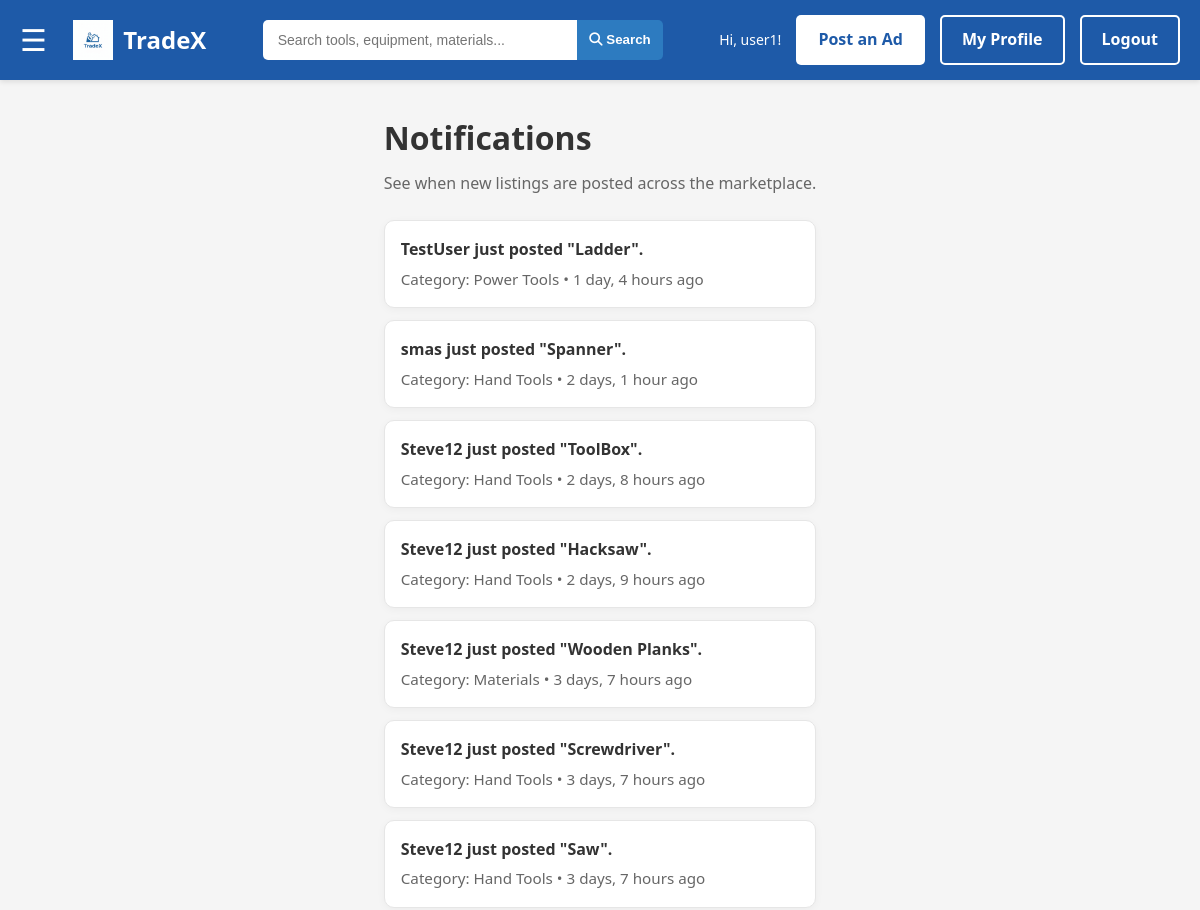
/notifications/ (signed in, upper part), run on an earlier commit of the app's database.
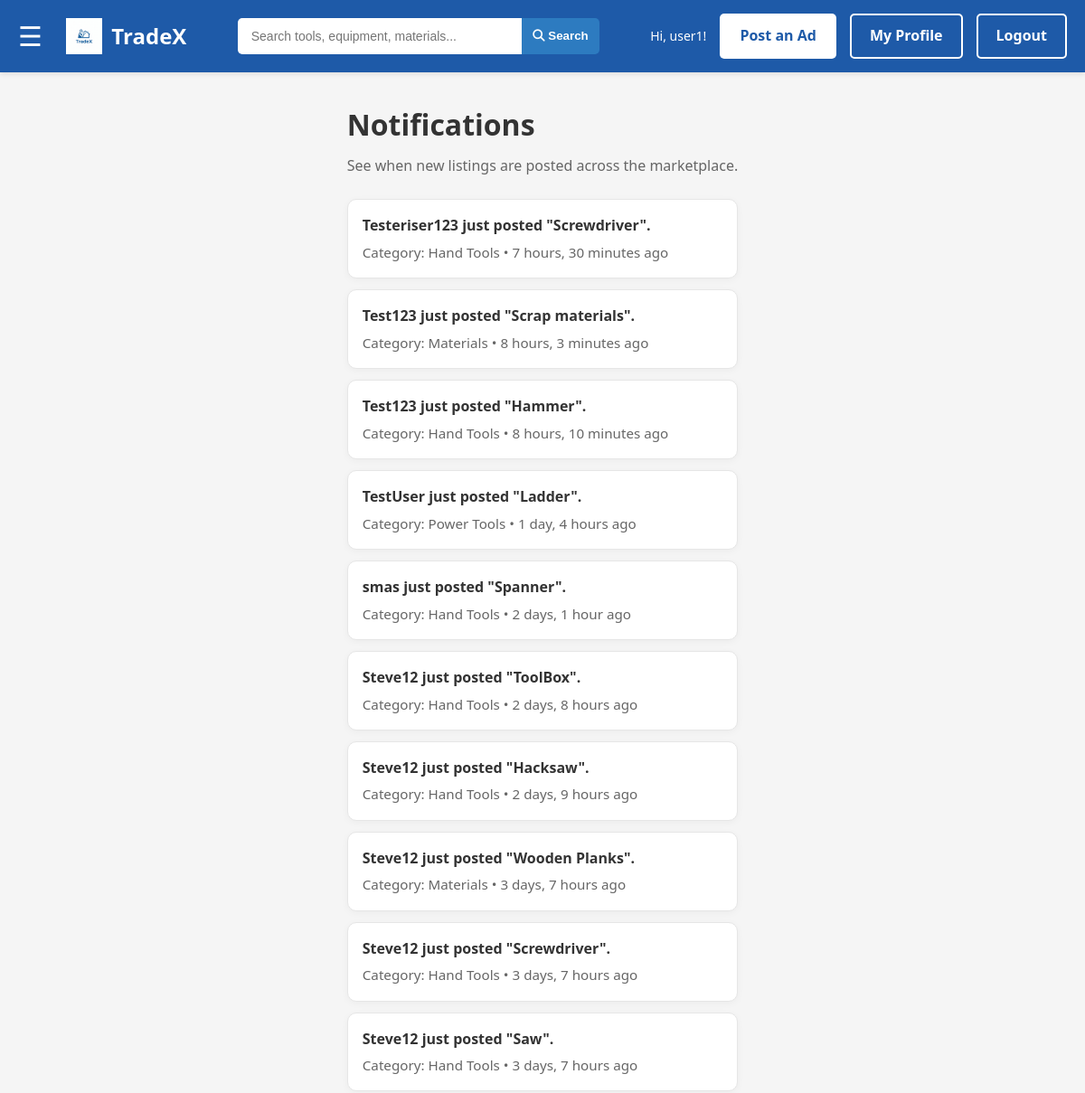
And on a later commit of the database.
### myapp/models.py (models this page shows, shortened)
class User(models.Model):
    username = models.CharField(max_length=50, unique=True)
    email = models.EmailField(unique=True)
    password_hash = models.CharField(max_length=255)
    profile_photo = models.ImageField(upload_to="profiles/", null=True, blank=True)
    credits_balance = models.IntegerField(default=0)
    created_at = models.DateTimeField(auto_now_add=True)

class Listing(models.Model):
    title = models.CharField(max_length=50)
    description = models.CharField(max_length=200)
    price = models.DecimalField(max_digits=20, decimal_places=2)
    createdDate = models.DateTimeField(auto_now_add=True)
    user = models.ForeignKey(User, on_delete=models.CASCADE)
    creditAccount = models.ForeignKey(CreditAccount, on_delete=models.CASCADE)
    location = models.ForeignKey(Location, on_delete=models.CASCADE)
    category = models.ForeignKey('Category', on_delete=models.CASCADE)
    condition = models.CharField(max_length=10, choices=MaterialCondition.choices)
    status = models.CharField(max_length=10, choices=ListingStatus.choices)
    credit_awarded_on_sale = models.BooleanField(default=False)

class Category(models.Model):
    name = models.CharField(max_length=100)

### myapp/views.py (the view)
# urls.py: path("notifications/", views.notifications, name="notifications"),
def notifications(request):
    profile_user = _get_profile_user(request)
    if not profile_user:
        return redirect("login")
    recent_listings = (
        Listing.objects.select_related("user", "category")
        .order_by("-createdDate")[:50]
    )
    notifications_feed = []
    for listing in recent_listings:
        notifications_feed.append(
            {
                "listing_id": listing.id,
                "title": listing.title,
                "seller": listing.user.username,
                "category": listing.category.name,
                "created_at": listing.createdDate,
                "is_own_listing": listing.user_id == profile_user.id,
            }
        )
    return render(
        request,
        "profile/notifications.html",
        {**get_nav_context(request), "notifications": notifications_feed},
    )

### myapp/views.py (called while the page is built)
def _get_profile_user(request):
    user_id = request.session.get("user_id")
    profile_user = None
    if user_id:
        profile_user = User.objects.filter(id=user_id).first()
    if not profile_user and request.user.is_authenticated:
        profile_user = User.objects.filter(username=request.user.username).first()
        if profile_user:
            request.session["user_id"] = profile_user.id
    return profile_user

def get_nav_context(request):
    user_id = request.session.get("user_id")
    user = None
    if user_id:
        try:
            user = User.objects.get(id=user_id)
        except User.DoesNotExist:
            pass
    return {"user_id": user_id, "user": user}

### myapp/templates/profile/notifications.html (shortened to what this page needs)
{% load static %}
<!DOCTYPE html>
<html lang="en">
<head>
    <link rel="stylesheet" href="{% static 'profile/profile.css' %}">
    <link rel="stylesheet" href="{% static 'styles/styles.css' %}">
    <link rel="stylesheet" href="{% static 'home/home.css' %}">
    <link rel="stylesheet" href="https://cdnjs.cloudflare.com/ajax/libs/font-awesome/6.4.0/css/all.min.css">
</head>
<body>
    {% include 'home/navbar.html' %}
        <main class="container" style="padding: 2rem 1rem; min-height: 50vh;">
        <h1 style="margin-bottom: 0.5rem;">Notifications</h1>
        <p style="margin-top: 0; color: #666;">See when new listings are posted across the marketplace.</p>
        {% if notifications %}
            <div style="display: grid; gap: 0.75rem; margin-top: 1.5rem;">
                {% for item in notifications %}
                    <a href="{% url 'product_details' item.listing_id %}" style="text-decoration: none; color: inherit;">
                        <article style="background: #fff; border: 1px solid #e6e6e6; border-radius: 10px; padding: 1rem; box-shadow: 0 2px 8px rgba(0,0,0,0.04);">
                            <p style="margin: 0 0 0.25rem 0; font-weight: 700;">
                                {% if item.is_own_listing %}
                                    Your listing "{{ item.title }}" is now live.
                                {% else %}
                                    {{ item.seller }} just posted "{{ item.title }}".
                                {% endif %}
                            </p>
                            <p style="margin: 0; color: #666; font-size: 0.95rem;">
                                Category: {{ item.category }} • {{ item.created_at|timesince }} ago
                            </p>
                        </article>
                    </a>
                {% endfor %}
            </div>
        {% else %}
            <p style="margin-top: 1.25rem;">No listings have been posted yet.</p>
        {% endif %}
    </main>
</body>
</html>

### myapp/templates/home/navbar.html
{% load static %}
<nav class="navbar">
        <div class="nav-container">
            <span id="openNavBtn" style="font-size:30px;cursor:pointer;color:white;">&#9776;</span>
            <a href="{% url 'home' %}" class="logo">
                <img src="{% static 'images/tradex-logo.png' %}" alt="TradeX Logo">
                <span>TradeX</span>
            </a>
            <form class="search-bar" method="GET" action="{% url 'products' %}">
                <input type="text"
                       name="q"
                       placeholder="Search tools, equipment, materials..."
                       value="{{ search_query }}">
                <button type="submit" class="search-btn">
                    <i class="fas fa-search"></i> Search
                </button>
            </form>
            <div class="nav-actions">
                {% if user_id %}
                    <span class="user-greeting">Hi, {{ user.username }}!</span>
                    <a href="{% url 'create_listing' %}" class="btn btn-primary">Post an Ad</a>
                    <a href="{% url 'profile' %}" class="btn btn-secondary">My Profile</a>
                    <a href="{% url 'logout' %}" class="btn btn-outline">Logout</a>
                {% else %}
                    <a href="{% url 'create_listing' %}" class="btn btn-primary">Post an Ad</a>
                    <a href="{% url 'register' %}" class="btn btn-secondary">Sign Up</a>
                    <a href="{% url 'login' %}" class="btn btn-outline">Login</a>
                {% endif %}
            </div>
        </div>
    </nav>

### myapp/templates/home/footer.html (shortened to what this page needs)
{% load static %}

### myapp/static/styles/styles.css (style rules this page uses)
:root { --primary-blue: #1E5AA8; --secondary-blue: #2D7BC0; --light-blue: #E8F1F8; --white: #FFFFFF; --dark-gray: #333333; --medium-gray: #666666; --light-gray: #F5F5F5; --border-color: #DDDDDD; }
.nav-container { max-width: 1400px; margin: 0 auto; padding: 0 20px; display: flex; align-items: center; justify-content: space-between; }
.container { max-width: 1200px; margin: 0 auto; padding: 0 20px; }
body { display: flex; flex-direction: column; min-height: 100vh; }
a, button, [onclick] { cursor: pointer; }
.navbar { background-color: var(--primary-blue); padding: 15px 0; position: sticky; top: 0; z-index: 1000; box-shadow: 0 2px 5px rgba(0,0,0,0.1); }
.logo { display: flex; align-items: center; gap: 10px; text-decoration: none; color: var(--white); font-size: 24px; font-weight: bold; }
.logo img { height: 40px; width: auto; }
.search-bar { display: flex; flex: 1; max-width: 400px; margin: 0 30px; }
.search-bar input { flex: 1; padding: 12px 15px; border: none; border-radius: 5px 0 0 5px; font-size: 14px; outline: none; }
.search-btn { padding: 4px 12px; background-color: var(--secondary-blue); color: var(--white); border: none; border-radius: 0 5px 5px 0; cursor: pointer; font-weight: bold; }
.nav-actions { display: flex; align-items: center; gap: 15px; }
.user-greeting { color: var(--white); font-size: 14px; }
.btn { padding: 10px 20px; border-radius: 5px; text-decoration: none; font-weight: bold; cursor: pointer; transition: all 0.3s ease; display: inline-block; border: 2px solid transparent; }
.btn-primary { background-color: var(--white); color: var(--primary-blue); }
.btn-secondary { background-color: transparent; color: var(--white); border: 2px solid var(--white); }
.btn-outline { background-color: transparent; color: var(--white); border: 2px solid var(--white); }

### myapp/static/home/home.css (style rules this page uses)
* { margin: 0; padding: 0; box-sizing: border-box; }
body { font-family: 'Segoe UI', Tahoma, Geneva, Verdana, sans-serif; background-color: var(--light-gray); color: var(--dark-gray); line-height: 1.6; }

What changed in the data, as far as the page shows it:
added User: seller "Testeriser123"
added Listing: title "Screwdriver", created_at "7 hours, 30 minutes"
added User: seller "Test123" "Test123"
added Listing: title "Scrap materials", created_at "8 hours, 3 minutes"
added Listing: title "Hammer", created_at "8 hours, 10 minutes"
Also different on the page:
new list line: "just posted \" \". Category: • ago"
new list line: "Hand Tools"
new list line: "Materials"
